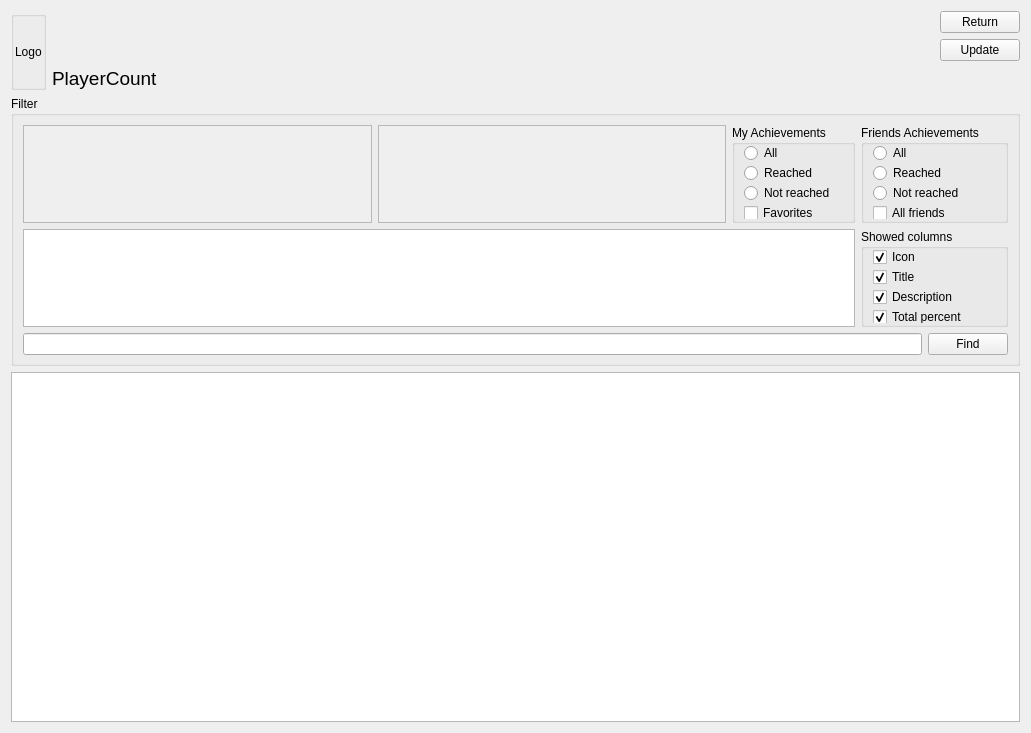
<?xml version="1.0" encoding="UTF-8"?>
<ui version="4.0">
 <class>FormCompare</class>
 <widget class="QWidget" name="FormCompare">
  <property name="geometry">
   <rect>
    <x>0</x>
    <y>0</y>
    <width>1031</width>
    <height>733</height>
   </rect>
  </property>
  <property name="windowTitle">
   <string>Form</string>
  </property>
  <layout class="QGridLayout" name="gridLayout_4">
   <item row="1" column="4">
    <widget class="QPushButton" name="FormCompareButtonUpdate">
     <property name="text">
      <string>Update</string>
     </property>
    </widget>
   </item>
   <item row="0" column="4">
    <widget class="QPushButton" name="FormCompareButtonReturn">
     <property name="text">
      <string>Return</string>
     </property>
    </widget>
   </item>
   <item row="0" column="2">
    <spacer name="horizontalSpacer">
     <property name="orientation">
      <enum>Qt::Horizontal</enum>
     </property>
     <property name="sizeHint" stdset="0">
      <size>
       <width>0</width>
       <height>0</height>
      </size>
     </property>
    </spacer>
   </item>
   <item row="3" column="0" colspan="5">
    <widget class="QGroupBox" name="FormCompareGroupBoxFilter">
     <property name="maximumSize">
      <size>
       <width>16777215</width>
       <height>270</height>
      </size>
     </property>
     <property name="accessibleName">
      <string>Filter</string>
     </property>
     <property name="title">
      <string>Filter</string>
     </property>
     <layout class="QGridLayout" name="gridLayout_3">
      <item row="3" column="4">
       <widget class="QPushButton" name="FormCompareButtonFind">
        <property name="text">
         <string>Find</string>
        </property>
       </widget>
      </item>
      <item row="2" column="0" colspan="3">
       <widget class="QTableWidget" name="tableWidget">
        <property name="maximumSize">
         <size>
          <width>16777215</width>
          <height>100</height>
         </size>
        </property>
       </widget>
      </item>
      <item row="0" column="3" colspan="2">
       <widget class="QGroupBox" name="FormCompareGroupBoxFriendsA">
        <property name="title">
         <string>Friends Achievements</string>
        </property>
        <layout class="QGridLayout" name="gridLayout_2">
         <property name="topMargin">
          <number>1</number>
         </property>
         <property name="bottomMargin">
          <number>1</number>
         </property>
         <item row="0" column="0">
          <widget class="QRadioButton" name="FormCompareRadioButtonFriendsAll">
           <property name="text">
            <string>All</string>
           </property>
          </widget>
         </item>
         <item row="1" column="0">
          <widget class="QRadioButton" name="FormCompareRadioButtonFriendsReached">
           <property name="text">
            <string>Reached</string>
           </property>
          </widget>
         </item>
         <item row="2" column="0">
          <widget class="QRadioButton" name="FormCompareRadioButtonFriendsNotReached">
           <property name="text">
            <string>Not reached</string>
           </property>
          </widget>
         </item>
         <item row="3" column="0">
          <widget class="QCheckBox" name="FormCompareCheckBoxAllFriends">
           <property name="text">
            <string>All friends</string>
           </property>
          </widget>
         </item>
        </layout>
       </widget>
      </item>
      <item row="0" column="0">
       <widget class="QScrollArea" name="FormCompareScrollAreaCategoriesComboBox">
        <property name="widgetResizable">
         <bool>true</bool>
        </property>
        <widget class="QWidget" name="scrollAreaWidgetContents_2">
         <property name="geometry">
          <rect>
           <x>0</x>
           <y>0</y>
           <width>360</width>
           <height>96</height>
          </rect>
         </property>
        </widget>
       </widget>
      </item>
      <item row="2" column="3" colspan="2">
       <widget class="QGroupBox" name="FormCompareGroupBoxShowedColumns">
        <property name="title">
         <string>Showed columns</string>
        </property>
        <layout class="QGridLayout" name="gridLayout_6">
         <property name="topMargin">
          <number>1</number>
         </property>
         <property name="bottomMargin">
          <number>1</number>
         </property>
         <item row="0" column="0">
          <widget class="QCheckBox" name="FormCompareCheckBoxSCIcons">
           <property name="text">
            <string>Icon</string>
           </property>
           <property name="checked">
            <bool>true</bool>
           </property>
          </widget>
         </item>
         <item row="1" column="0">
          <widget class="QCheckBox" name="FormCompareCheckBoxSCTitle">
           <property name="text">
            <string>Title</string>
           </property>
           <property name="checked">
            <bool>true</bool>
           </property>
          </widget>
         </item>
         <item row="2" column="0">
          <widget class="QCheckBox" name="FormCompareCheckBoxSCDescription">
           <property name="text">
            <string>Description</string>
           </property>
           <property name="checked">
            <bool>true</bool>
           </property>
          </widget>
         </item>
         <item row="3" column="0">
          <widget class="QCheckBox" name="FormCompareCheckBoxSCTotalPercent">
           <property name="text">
            <string>Total percent</string>
           </property>
           <property name="checked">
            <bool>true</bool>
           </property>
          </widget>
         </item>
        </layout>
       </widget>
      </item>
      <item row="0" column="1">
       <widget class="QScrollArea" name="FormCompareScrollAreaCategoriesCheckBox">
        <property name="widgetResizable">
         <bool>true</bool>
        </property>
        <widget class="QWidget" name="scrollAreaWidgetContents_3">
         <property name="geometry">
          <rect>
           <x>0</x>
           <y>0</y>
           <width>360</width>
           <height>96</height>
          </rect>
         </property>
        </widget>
       </widget>
      </item>
      <item row="3" column="0" colspan="4">
       <widget class="QLineEdit" name="FormCompareLineEditFind"/>
      </item>
      <item row="0" column="2">
       <widget class="QGroupBox" name="FormCompareGroupBoxMyA">
        <property name="title">
         <string>My Achievements</string>
        </property>
        <layout class="QGridLayout" name="gridLayout">
         <property name="topMargin">
          <number>1</number>
         </property>
         <property name="bottomMargin">
          <number>1</number>
         </property>
         <item row="0" column="0">
          <widget class="QRadioButton" name="FormCompareRadioButtonMyAll">
           <property name="text">
            <string>All</string>
           </property>
          </widget>
         </item>
         <item row="1" column="0">
          <widget class="QRadioButton" name="FormCompareRadioButtonMyReached">
           <property name="text">
            <string>Reached</string>
           </property>
          </widget>
         </item>
         <item row="2" column="0">
          <widget class="QRadioButton" name="FormCompareRadioButtonMyNotReached">
           <property name="text">
            <string>Not reached</string>
           </property>
          </widget>
         </item>
         <item row="3" column="0">
          <widget class="QCheckBox" name="FormCompareCheckBoxFavorites">
           <property name="text">
            <string>Favorites</string>
           </property>
          </widget>
         </item>
        </layout>
       </widget>
      </item>
     </layout>
    </widget>
   </item>
   <item row="4" column="0" colspan="5">
    <widget class="QTableWidget" name="FormCompareTableWidget"/>
   </item>
   <item row="0" column="0" rowspan="3" colspan="2">
    <widget class="QGroupBox" name="groupBox">
     <property name="title">
      <string/>
     </property>
     <layout class="QGridLayout" name="gridLayout_5">
      <property name="sizeConstraint">
       <enum>QLayout::SetMinimumSize</enum>
      </property>
      <property name="leftMargin">
       <number>1</number>
      </property>
      <property name="topMargin">
       <number>1</number>
      </property>
      <property name="rightMargin">
       <number>1</number>
      </property>
      <property name="bottomMargin">
       <number>1</number>
      </property>
      <property name="spacing">
       <number>1</number>
      </property>
      <item row="0" column="0">
       <widget class="QLabel" name="FormCompareLabelLogo">
        <property name="text">
         <string>Logo</string>
        </property>
       </widget>
      </item>
     </layout>
    </widget>
   </item>
   <item row="2" column="2">
    <widget class="QLabel" name="FormCompareLabelPlayerCount">
     <property name="font">
      <font>
       <pointsize>14</pointsize>
      </font>
     </property>
     <property name="text">
      <string>PlayerCount</string>
     </property>
    </widget>
   </item>
  </layout>
 </widget>
 <resources/>
 <connections/>
</ui>
